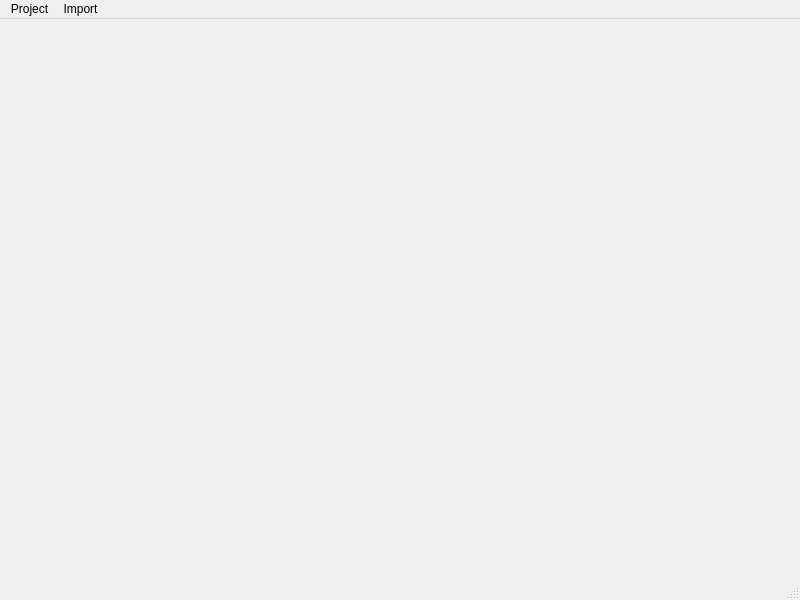
<?xml version="1.0" encoding="UTF-8"?>
<ui version="4.0">
 <class>MainWindow</class>
 <widget class="QMainWindow" name="MainWindow">
  <property name="geometry">
   <rect>
    <x>0</x>
    <y>0</y>
    <width>800</width>
    <height>600</height>
   </rect>
  </property>
  <property name="windowTitle">
   <string>MainWindow</string>
  </property>
  <widget class="QWidget" name="centralwidget"/>
  <widget class="QMenuBar" name="menubar">
   <property name="geometry">
    <rect>
     <x>0</x>
     <y>0</y>
     <width>800</width>
     <height>17</height>
    </rect>
   </property>
   <widget class="QMenu" name="menuProject">
    <property name="title">
     <string>Project</string>
    </property>
    <addaction name="actionNew"/>
    <addaction name="actionOpen"/>
    <addaction name="separator"/>
    <addaction name="actionSave"/>
    <addaction name="actionSave_as"/>
    <addaction name="separator"/>
    <addaction name="actionExit"/>
   </widget>
   <widget class="QMenu" name="menuImport">
    <property name="title">
     <string>Import</string>
    </property>
    <addaction name="actionCPTs"/>
    <addaction name="actionBoreholes"/>
   </widget>
   <addaction name="menuProject"/>
   <addaction name="menuImport"/>
  </widget>
  <widget class="QStatusBar" name="statusbar"/>
  <action name="actionNew">
   <property name="text">
    <string>New</string>
   </property>
   <property name="shortcut">
    <string>Ctrl+N</string>
   </property>
  </action>
  <action name="actionOpen">
   <property name="text">
    <string>Open</string>
   </property>
   <property name="shortcut">
    <string>Ctrl+O</string>
   </property>
  </action>
  <action name="actionSave">
   <property name="text">
    <string>Save</string>
   </property>
   <property name="shortcut">
    <string>Ctrl+S</string>
   </property>
  </action>
  <action name="actionSave_as">
   <property name="text">
    <string>Save as</string>
   </property>
   <property name="shortcut">
    <string>Ctrl+Shift+S</string>
   </property>
  </action>
  <action name="actionExit">
   <property name="text">
    <string>Exit</string>
   </property>
   <property name="shortcut">
    <string>Ctrl+Q</string>
   </property>
  </action>
  <action name="actionCPTs">
   <property name="text">
    <string>CPTs</string>
   </property>
  </action>
  <action name="actionBoreholes">
   <property name="text">
    <string>Boreholes</string>
   </property>
  </action>
 </widget>
 <resources/>
 <connections/>
</ui>
